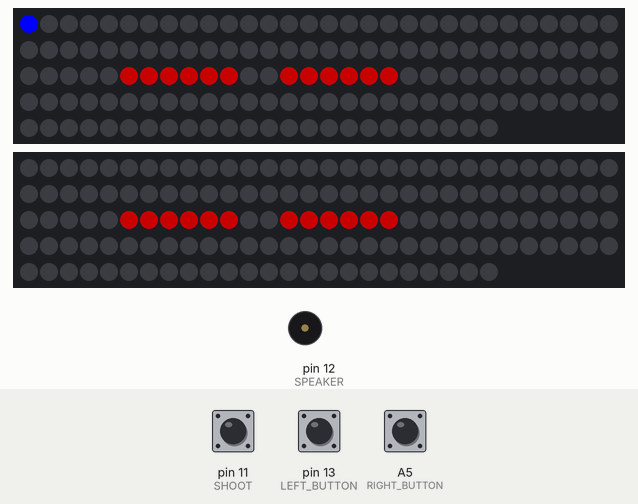
Bench run of a sketch on a simulated Arduino Uno, built with avr-gcc and run on an emulated ATmega328P. Parts: 2 × 144 RGB LEDs in strip order, left to right, continuing on the next row, buzzer (waves = sounding). Inputs (shaded band) come from the test bench; at power-on: A5 (RIGHT_BUTTON) HIGH, pin 11 (SHOOT) HIGH, pin 13 (LEFT_BUTTON) HIGH. Dim RGB values are drawn brighter than linear; what the sketch prints to the serial monitor is not drawn.

Above: at 1.2 s.
1.3 s: A5 (RIGHT_BUTTON) pulled LOW for 1 s
3.8 s: pin 11 (SHOOT) pulled LOW for 3.2 s
8.5 s: pin 13 (LEFT_BUTTON) pulled LOW for 0.15 s
10.1 s: pin 11 (SHOOT) pulled LOW for 1 s
12.8 s: pin 13 (LEFT_BUTTON) pulled LOW for 1 s
15.3 s: pin 11 (SHOOT) pulled LOW for 0.15 s
Timing chart, 0 to 18.3 s (numbered marks = the images above; inputs shaded):
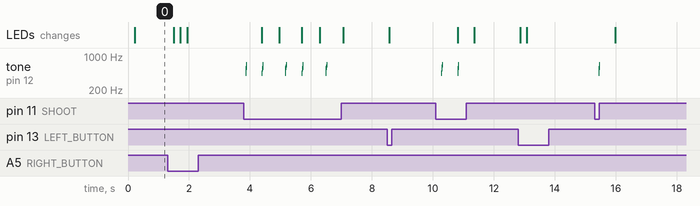

The sketch:

LED_Game_Project.ino
```cpp
// Libraries
#include <Adafruit_NeoPixel.h>

#define SPEAKER 12
#define LLED_PIN A4
#define RLED_PIN A3
#define NUM_LEDS 144


// Global Variables
int delayVal = 300;
int playerPosition = 0;

uint32_t color; // Used to check colour of pixels.

// Levels & enemy Positions

// Level 1

int l1Max = 71;
int l1Min = 66;
int LLhit = l1Max;
int Lhit = l1Max;
int Rhit = l1Max;
int RRhit = l1Max;

int enemyPosLL[6] = {1, 1, 1, 1, 1, 1};
int enemyPosL[6] = {1, 1, 1, 1, 1, 1};
int enemyPosR[6] = {1, 1, 1, 1, 1, 1};
int enemyPosRR[6] = {1, 1, 1, 1, 1, 1};

// Define button variables
const int LEFT_BUTTON = 13;
const int RIGHT_BUTTON = A5;
const int SHOOT = 11;

// Objects
Adafruit_NeoPixel lStrip = Adafruit_NeoPixel(NUM_LEDS, LLED_PIN, NEO_GRBW + NEO_KHZ800);
Adafruit_NeoPixel rStrip = Adafruit_NeoPixel(NUM_LEDS, RLED_PIN, NEO_GRBW + NEO_KHZ800);


void setup() {

  pinMode(SPEAKER, OUTPUT);

   // Initialize LED strip
  lStrip.begin();
  rStrip.begin();

  pinMode(LEFT_BUTTON, INPUT_PULLUP);
  pinMode(RIGHT_BUTTON, INPUT_PULLUP);
  pinMode(SHOOT, INPUT_PULLUP);

  loadLevelOne();
  Serial.begin(9600);
}

void loop() {
/*
  tone(SPEAKER, 130.8);
  delay(delayVal);
  tone(SPEAKER, 155.6);
  delay(delayVal);
  tone(SPEAKER, 174.6);
  delay(delayVal);
  tone(SPEAKER, 207.7);
  delay(delayVal);
  tone(SPEAKER, 233.1);
  delay(delayVal);
  tone(SPEAKER, 261.6);
  delay(delayVal);
  tone(SPEAKER, 233.1);
  delay(delayVal);
  tone(SPEAKER, 207.7);
  delay(delayVal);
  tone(SPEAKER, 174.6);
  delay(delayVal);
  tone(SPEAKER, 155.6);
  delay(delayVal);
  tone(SPEAKER, 130.8);
  delay(delayVal);

  noTone(SPEAKER);
  //delayVal(delayVal);
*/

  playerPos();

  // Show changes on LED strips
  lStrip.show();
  rStrip.show();


}

void loadLevelOne(){
  // setPixel(1, 74, 255, 0, 0); // LL
  // setPixel(2, 74, 255, 0, 0); // L
  // setPixel(3, 74, 255, 0, 0); // R
  // setPixel(4, 74, 255, 0, 0); // RR


  // Write out enemies for Level 1

  // LL strip
  for (int i = 0; i < sizeof(enemyPosLL) / sizeof(enemyPosLL[0]); i++){
    if (enemyPosLL[i] == 1){
      setPixel(1, l1Max-i, 100, 0, 0);
    } else {
      setPixel(1, l1Max-i, 0, 0, 0);
    }
  }

  // L strip
  for (int i = 0; i < sizeof(enemyPosL) / sizeof(enemyPosL[0]); i++){
    if (enemyPosL[i] == 1){
      setPixel(2, l1Max-i, 100, 0, 0);
    } else {
      setPixel(2, l1Max-i, 0, 0, 0);
    }
  }

  // R strip
  for (int i = 0; i < sizeof(enemyPosR) / sizeof(enemyPosR[0]); i++){
    if (enemyPosR[i] == 1){
      setPixel(3, l1Max-i, 100, 0, 0);
    } else {
      setPixel(3, l1Max-i, 0, 0, 0);
    }
  }

  // RR strip
  for (int i = 0; i < sizeof(enemyPosRR) / sizeof(enemyPosRR[0]); i++){
    if (enemyPosRR[i] == 1){
      setPixel(4, l1Max-i, 100, 0, 0);
    } else {
      setPixel(4, l1Max-i, 0, 0, 0);
    }
  }


}

// Function to move player
void playerPos(){
  delay(200);
  // Check for button presses
  if (checkBtn() == 'L' && playerPosition != 0) {
    playerPosition--;
    Serial.println("GOING LEFT");
  } else if (checkBtn() == 'R' && playerPosition != 3) {
    playerPosition++;
    Serial.println("GOING RIGHT");
  }

  switch(playerPosition){
    case 0:
      clearOldPos();
      setPixel(1, 1, 0, 0, 255);
      break;
    case 1:
      clearOldPos();
      setPixel(2, 1, 0, 0, 255);
      break;
    case 2:
      clearOldPos();
      setPixel(3, 1, 0, 0, 255);
      break;
    case 3:
      clearOldPos();
      setPixel(4, 1, 0, 0, 255);
      break;
  }

}

void clearOldPos(){
      setPixel(1, 1, 0, 0, 0);  // LL
      setPixel(2, 1, 0, 0, 0);  // L
      setPixel(3, 1, 0, 0, 0);  // R
      setPixel(4, 1, 0, 0, 0);  // RR
}

void shoot(){

  playShootSound();

  switch(playerPosition){
    case 0:
      for(int i = 0; i < lStrip.numPixels()/2; i++){

        color = checkPixelColor(1, i+1);
        if (color == 0x00640000){


          enemyPosLL[LLhit-l1Min] = 0;

          // Debug Code
          // Serial.println("Found Color red");
          // Serial.print("Removing idx at: ");
          // Serial.print(hit);
          // Serial.print(" - ");
          // Serial.print(l1Min);
          // Serial.print(" = ");
          // Serial.print(hit-l1Min);
          // Serial.println();
          if(LLhit != l1Min){
            LLhit--;
          }
          break;


        } else {
          shootAnimation(1, i);
        }
      }

      // Update LED Strip
      loadLevelOne();
      lStrip.show();

      break;
    case 1:
      for(int i = 0; i < lStrip.numPixels()/2; i++){
        color = checkPixelColor(2, i+1);
        if (color == 0x00640000){

          enemyPosL[Lhit-l1Min] = 0;

          if(Lhit != l1Min){
            Lhit--;
          }
          break;

        } else {
          shootAnimation(2, i);
        }
      }

      // Update LED Strip
      loadLevelOne();
      lStrip.show();
      break;
    case 2:
      for(int i = 0; i < rStrip.numPixels()/2; i++){
        color = checkPixelColor(3, i+1);
        if (color == 0x00640000){

          enemyPosR[Rhit-l1Min] = 0;

          if(Rhit != l1Min){
            Rhit--;
          }
          break;
        } else {
          shootAnimation(3, i);
        }
      }

      // Update LED Strip
      loadLevelOne();
      rStrip.show();
      break;
    case 3:
      for(int i = 0; i < rStrip.numPixels()/2; i++){
        color = checkPixelColor(4, i+1);
        if (color == 0x00640000){

          enemyPosRR[RRhit-l1Min] = 0;

          if(RRhit != l1Min){
            RRhit--;
          }
          break;
        } else {
          shootAnimation(4, i);
        }
      }

      // Update LED Strip
      loadLevelOne();
      rStrip.show();
      break;
  }

}

void killEnemy(){

}

void playShootSound(){
  tone(SPEAKER, 440);
  delay(10);
  noTone(SPEAKER);
  tone(SPEAKER, 550);
  delay(10);
  tone(SPEAKER, 587);
  delay(10);
  tone(SPEAKER, 660);
  delay(10);
  noTone(SPEAKER);
}

void shootAnimation(int strip, int idx){
  if(strip == 1 || strip == 2){
    setPixel(strip, 1, 0, 0, 255); // Keep player pos while shooting

    setPixel(strip, idx, 0, 0, 255);  // Shooting LED blob
    setPixel(strip, idx-1, 0, 0, 25); // dim trail
    setPixel(strip, idx-2, 0, 0, 10); // dim trail

    lStrip.show();

    setPixel(strip, idx-2, 0, 0, 0);  // Clearing prev pixels to show animation
    setPixel(strip, idx-1, 0, 0, 0);
    setPixel(strip, idx, 0, 0, 0);

          // Reset player position
    setPixel(strip, 1, 0, 0, 255);

  } else {
    setPixel(strip, 1, 0, 0, 255); // Keep player pos while shooting

    setPixel(strip, idx, 0, 0, 255);  // Shooting LED blob
    setPixel(strip, idx-1, 0, 0, 25); // dim trail
    setPixel(strip, idx-2, 0, 0, 10); // dim trail

    rStrip.show();

    setPixel(strip, idx-2, 0, 0, 0);  // Clearing prev pixels to show animation
    setPixel(strip, idx-1, 0, 0, 0);
    setPixel(strip, idx, 0, 0, 0);

    // Reset player position
    setPixel(strip, 1, 0, 0, 255);
  }

}

char checkBtn(){

  if(digitalRead(LEFT_BUTTON) == LOW){
    return 'L';
  } else if (digitalRead(SHOOT) == LOW){
    shoot();
    return 'S';
  } else if (digitalRead(RIGHT_BUTTON) == LOW){
    return 'R';
  }
}

uint32_t checkPixelColor(int strip, int idx) {

  uint32_t color;

  switch(strip){
    case 1:
      color = lStrip.getPixelColor(idx-1);
      break;
    case 2:
      color = lStrip.getPixelColor(NUM_LEDS - idx);
      break;
    case 3:
      color = rStrip.getPixelColor(idx-1);
      break;
    case 4:
      color = rStrip.getPixelColor(NUM_LEDS - idx);
      break;
  }

  return color;

}


void setPixel(int strip, int idx, int r, int g, int b){

  switch(strip){
    case 1:
      lStrip.setPixelColor(idx - 1, lStrip.Color(r, g, b));
      break;
    case 2:
      lStrip.setPixelColor(NUM_LEDS - idx, lStrip.Color(r, g, b));
      break;
    case 3:
      rStrip.setPixelColor(idx - 1, rStrip.Color(r, g, b));
      break;
    case 4:
      rStrip.setPixelColor(NUM_LEDS - idx, rStrip.Color(r, g, b));
      break;
  }

}
```

Measured:
- after the input at 3.8 s, tone on pin 12 (SPEAKER): silent → 440 Hz after 0.05 s, then repeats every 1.3 s: 550 Hz 0.01 s, 587 Hz 0.01 s, 660 Hz 0.01 s, silent 0.50 s, 440 Hz 0.01 s, 550 Hz 0.01 s, 587 Hz 0.01 s, 660 Hz 0.01 s, silent 0.72 s, 440 Hz 0.01 s, until it stays silent from 6.5 s
- after the input at 10.1 s, tone on pin 12 (SPEAKER): plays 440 Hz for 0.01 s, 550 Hz for 0.01 s, 587 Hz for 0.01 s, 660 Hz for 0.01 s, 440 Hz for 0.01 s, 550 Hz for 0.01 s … (8 notes in this stretch), starting after 0.17 s
- after the input at 15.3 s, tone on pin 12 (SPEAKER): plays 440 Hz for 0.01 s, 550 Hz for 0.01 s, 587 Hz for 0.01 s, 660 Hz for 0.01 s, starting after 0.13 s
